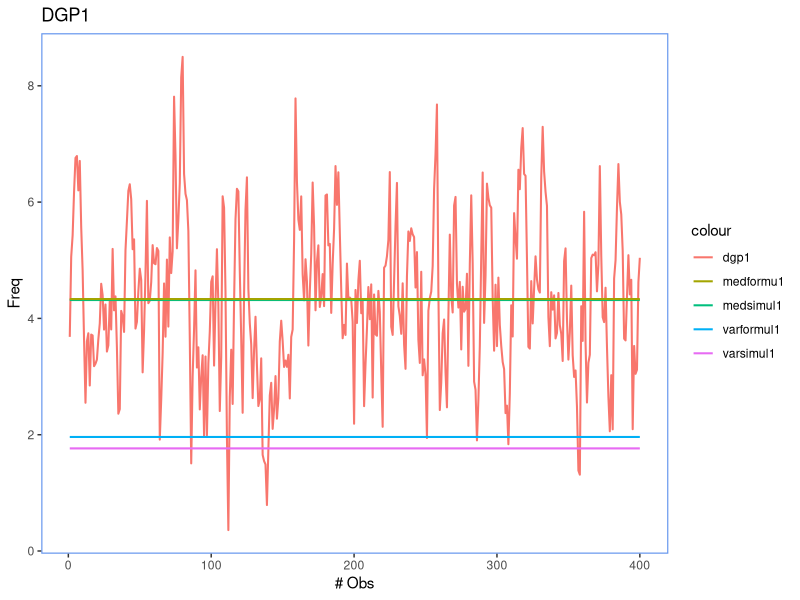
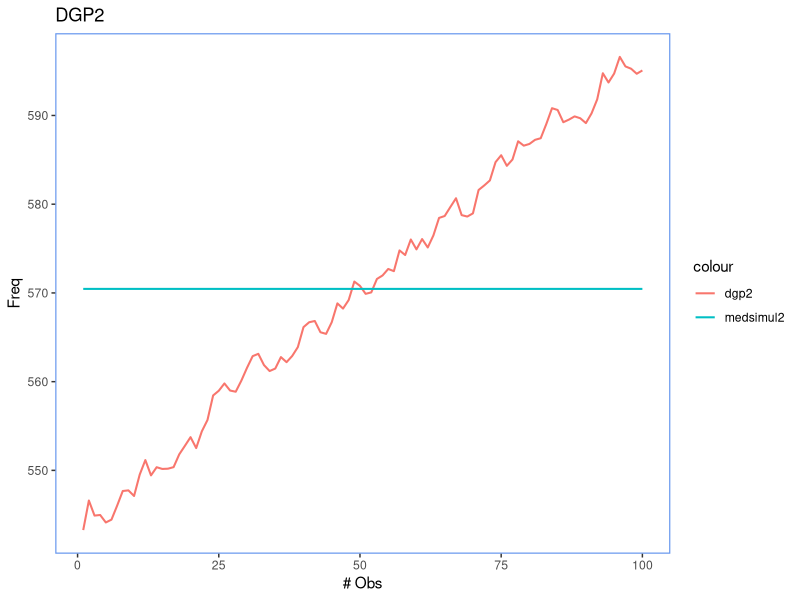
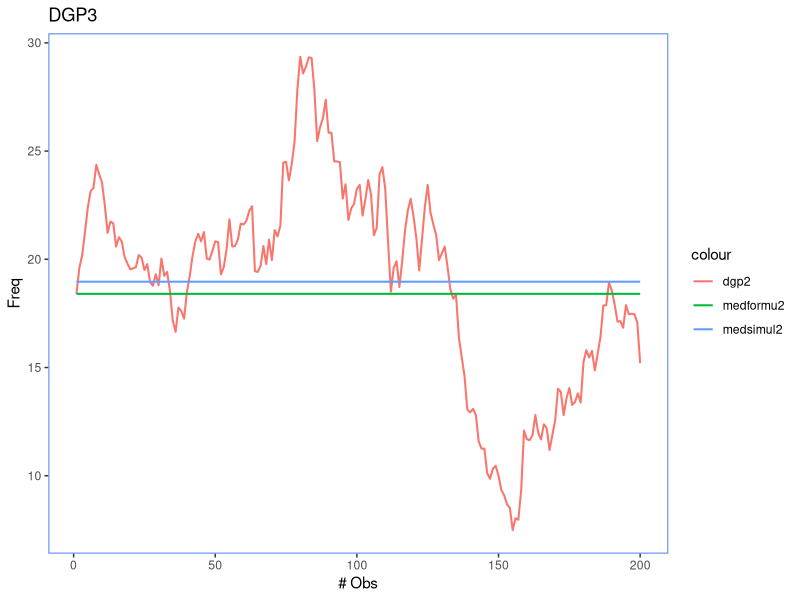
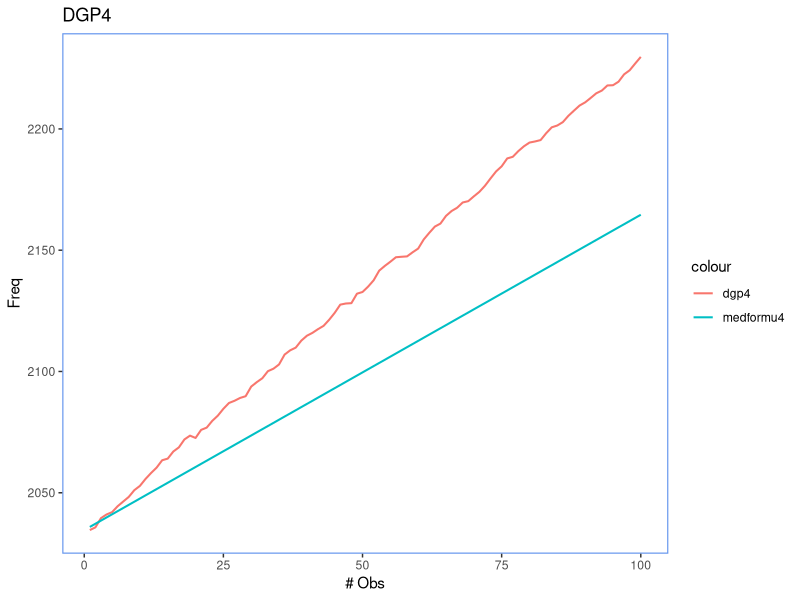

These figures' R source, in order:
## ---- chunk 1
DGPS <- function(tt,nsimul,valor0,miu,beta,phi,sdproceso){
  
tusar <- tt+1000
#Matrices vacías de choques y dgps con columnas iguales al # de simulaciones
choques <- matrix(NA, nrow = tusar,ncol=1)
dgp <- matrix(NA, nrow = tusar,ncol = 1)
dgp[1,] <- valor0
dgpsimul <- matrix(NA, nrow = tusar,ncol = nsimul)

  #Tendencia
  contador <- c(1:tusar)
  
for (s in 1:nsimul) {
#choques 
choques[,1] <- rnorm(n = tusar,mean = 0,sd = sdproceso)
#for para número de simulaciones que quiero
  #dgps

  for (t in 2:tusar) {
    dgp[t,1] <- miu + beta*contador[t] + phi*dgp[(t-1),1] + choques[t,1]
  }
#Llenar por # de simulaciones
dgpsimul[,s] <- dgp
}
dgpsimul <- dgpsimul[-(1:1000),]
return(dgpsimul)
}

## ---- chunk 2
tt1 <- 400
nsimul1 <- 1
miu1 <- 1.3
phi1 <- 0.7
sde1 <- 1
valor01 <- 0
sdproceso1 <- 1
beta1 <- 0
set.seed(100)
dgp1 <- DGPS(tt1,nsimul1,valor01,miu1,beta1, phi1,sdproceso1)
dgp1x <- data.frame(dgp1)
## ---- chunk 3
#Media
medsimul1 <- mean(dgp1)
medformu1 <- miu1/(1-phi1)

#Varianza
varformul1 <- (sdproceso1^2)/(1-phi1^2)
varsimul1 <- var(dgp1)

tablix <- data.frame(matrix(c(medsimul1,medformu1, varsimul1, varformul1), ncol = 2,nrow = 2, byrow = F))
rownames(tablix) <- c("Simulado","Fórmula")
colnames(tablix) <- c("Media","Varianza")
tablix
## ---- chunk 4
library("ggplot2")
ggplot(data = dgp1x, aes(x = 1:tt1)) + 
  geom_line(aes(y = dgp1, colour = "dgp1"), size = 0.7) +
  geom_line(aes(y = medsimul1, colour = "medsimul1"), size = 0.7) +
  geom_line(aes(y = medformu1, colour = "medformu1"), size = 0.7) +
  geom_line(aes(y = varformul1, colour = "varformul1"), size = 0.7) +
  geom_line(aes(y = varsimul1, colour = "varsimul1"), size = 0.7) +
  theme(
    panel.background = element_rect(fill = "#FFFFFF"), 
    panel.border = element_rect(fill = "transparent", color = "cornflowerblue", size = 0.8)
  ) + 
  labs(
    title = "DGP1",
    x = "# Obs",
    y = "Freq",
  )
## ---- chunk 5
tt2 <- 100
miu2 <- 1.3
phi2 <- 0.63
beta2 <- 0.2
set.seed(130)
dgp2 <- DGPS(tt2,nsimul1,valor01,miu2,beta2, phi2,sdproceso1)
dgp2x <- data.frame(dgp2)
## ---- chunk 6
#Media
medsimul2 <- mean(dgp2)
#Vector para guardar las medias a lo largo del tiempo 
medformu2 <- matrix(NA, ncol = 1, nrow = tt2)
prim <- (miu2/(1-phi2))
seg <- (phi2*beta2)/((1-phi2)^2)
for (i in 1:tt2) {
  medformu2[i] <- prim-seg+((beta2*i)/(1-phi2))
}

#Varianza
varformul2 <- (sdproceso1^2)/(1-(phi2^2))
varsimul2 <- var(dgp2)

tablix <- data.frame(matrix(c(medsimul2,"depende de t", varsimul2, varformul2), ncol = 2,nrow = 2, byrow = F))
rownames(tablix) <- c("Simulado","Fórmula")
colnames(tablix) <- c("Media","Varianza")
tablix
## ---- chunk 7
library("ggplot2")
ggplot(data = dgp2x, aes(x = 1:tt2)) + 
  geom_line(aes(y = dgp2, colour = "dgp2"), size = 0.7) +
  geom_line(aes(y = medsimul2, colour = "medsimul2"), size = 0.7) +
  #geom_line(aes(y = medformu2, colour = "medformu2"), size = 0.7) +
  #geom_line(aes(y = varsimul2, colour = "varsimul2"), size = 0.7) +
  theme(
    panel.background = element_rect(fill = "#FFFFFF"), 
    panel.border = element_rect(fill = "transparent", color = "cornflowerblue", size = 0.8)
  ) + 
  labs(
    title = "DGP2",
    x = "# Obs",
    y = "Freq",
  )
## ---- chunk 8
tt3 <- 200
miu3 <- 0
phi3 <- 1
beta3 <- 0
set.seed(100)
dgp3 <- DGPS(tt3,nsimul1,valor01,miu3,beta3, phi3,sdproceso1)
dgp3x <- data.frame(dgp3)
## ---- chunk 9
#Media
medsimul3 <- mean(dgp3)
#Vector para guardar las medias a lo largo del tiempo 
medformu3 <- dgp3[1]

#Varianza
varformul3 <- matrix(NA,ncol = 1, nrow = tt3)
for (i in 1:tt3) {
  varformul3[i] <- i*(sdproceso1)^2
}

varsimul3 <- var(dgp3)

tablix <- data.frame(matrix(c(medsimul3,medformu3, varsimul3, "depende de t"), ncol = 2,nrow = 2, byrow = F))
rownames(tablix) <- c("Simulado","Fórmula")
colnames(tablix) <- c("Media","Varianza")
tablix
## ---- chunk 10
library("ggplot2")
ggplot(data = dgp3x, aes(x = 1:tt3)) + 
  geom_line(aes(y = dgp3, colour = "dgp2"), size = 0.7) +
  geom_line(aes(y = medsimul3, colour = "medsimul2"), size = 0.7) +
  geom_line(aes(y = medformu3, colour = "medformu2"), size = 0.7) +
  #geom_line(aes(y = varformul3, colour = "varformul2"), size = 0.7) +
  #geom_line(aes(y = varsimul3, colour = "varsimul2"), size = 0.7) +
  theme(
    panel.background = element_rect(fill = "#FFFFFF"), 
    panel.border = element_rect(fill = "transparent", color = "cornflowerblue", size = 0.8)
  ) + 
  labs(
    title = "DGP3",
    x = "# Obs",
    y = "Freq",
  )
## ---- chunk 11
miu4 <- 2
set.seed(300)
dgp4 <- DGPS(tt2,nsimul1,valor01,miu4,beta3, phi3,sdproceso1)
dgp4x <- data.frame(dgp4)
## ---- chunk 12
#Media
medsimul4 <- mean(dgp4)
#Vector para guardar las medias a lo largo del tiempo 

medformul4 <- matrix(NA, ncol = 1, nrow = tt2)
for (i in 1:tt2) {
  medformul4[i] <- (i*miu2) + dgp4[1]
}

#Varianza
varformul4 <- matrix(NA,ncol = 1, nrow = tt2)
for (i in 1:tt2) {
  varformul4[i] <- i*(sdproceso1)^2
}

varsimul4 <- var(dgp4)

tablix <- data.frame(matrix(c(medsimul4,"depende del tiempo", varsimul4, "depende de t"), ncol = 2,nrow = 2, byrow = F))
rownames(tablix) <- c("Simulado","Fórmula")
colnames(tablix) <- c("Media","Varianza")
tablix
## ---- chunk 13
library("ggplot2")
ggplot(data = dgp4x, aes(x = 1:tt2)) + 
  geom_line(aes(y = dgp4, colour = "dgp4"), size = 0.7) +
  #geom_line(aes(y = medsimul4, colour = "medsimul4"), size = 0.7) +
  geom_line(aes(y = medformul4, colour = "medformu4"), size = 0.7) +
  #geom_line(aes(y = varformul4, colour = "varformul4"), size = 0.7) +
  #geom_line(aes(y = varsimul4, colour = "varsimul4"), size = 0.7) +
  theme(
    panel.background = element_rect(fill = "#FFFFFF"), 
    panel.border = element_rect(fill = "transparent", color = "cornflowerblue", size = 0.8)
  ) + 
  labs(
    title = "DGP4",
    x = "# Obs",
    y = "Freq",
  )
